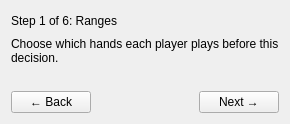
       <widget class="QWidget" name="wizardNavStrip">
        <layout class="QVBoxLayout" name="wizardNavStripLayout">
         <item>
          <layout class="QHBoxLayout" name="wizardTitleRowLayout">
           <item>
            <widget class="QLabel" name="wizardStepLabel">
             <property name="text">
              <string>Step 1 of 6: Ranges</string>
             </property>
            </widget>
           </item>
           <item>
            <spacer name="wizardTitleSpacer">
             <property name="orientation">
              <enum>Qt::Horizontal</enum>
             </property>
             <property name="sizeHint" stdset="0">
              <size>
               <width>40</width>
               <height>20</height>
              </size>
             </property>
            </spacer>
           </item>
          </layout>
         </item>
         <item>
          <widget class="QLabel" name="wizardStepSubtitle">
           <property name="wordWrap">
            <bool>true</bool>
           </property>
           <property name="text">
            <string>Choose which hands each player plays before this decision.</string>
           </property>
          </widget>
         </item>
         <item>
          <widget class="QLabel" name="exampleBanner">
           <property name="visible">
            <bool>false</bool>
           </property>
           <property name="wordWrap">
            <bool>true</bool>
           </property>
           <property name="text">
            <string/>
           </property>
          </widget>
         </item>
         <item>
          <layout class="QHBoxLayout" name="wizardNavButtonsLayout">
           <item>
            <widget class="QPushButton" name="wizardBackButton">
             <property name="text">
              <string>← Back</string>
             </property>
            </widget>
           </item>
           <item>
            <spacer name="wizardNavSpacer">
             <property name="orientation">
              <enum>Qt::Horizontal</enum>
             </property>
             <property name="sizeHint" stdset="0">
              <size>
               <width>40</width>
               <height>20</height>
              </size>
             </property>
            </spacer>
           </item>
           <item>
            <widget class="QPushButton" name="wizardNextButton">
             <property name="text">
              <string>Next →</string>
             </property>
            </widget>
           </item>
          </layout>
         </item>
        </layout>
       </widget>
